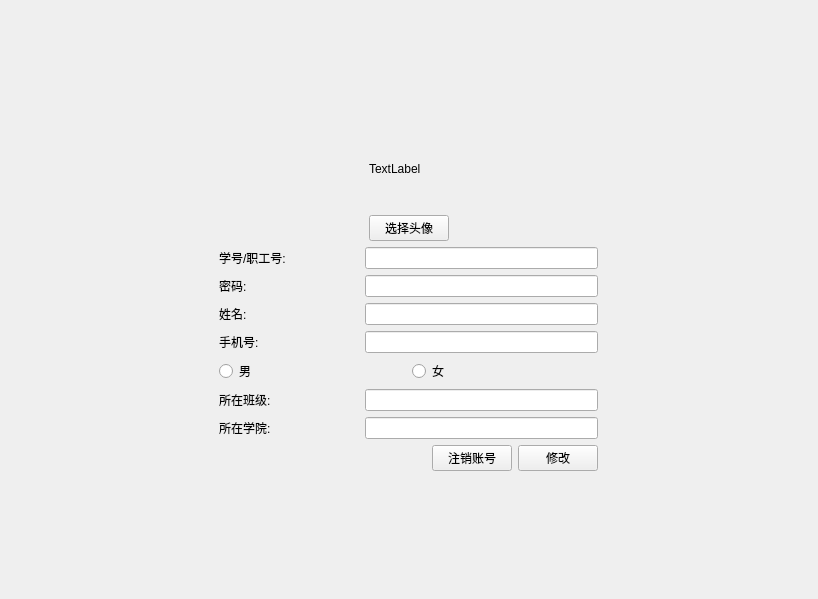
<?xml version="1.0" encoding="UTF-8"?>
<ui version="4.0">
 <class>ReaderPerson</class>
 <widget class="QWidget" name="ReaderPerson">
  <property name="geometry">
   <rect>
    <x>0</x>
    <y>0</y>
    <width>818</width>
    <height>599</height>
   </rect>
  </property>
  <property name="windowTitle">
   <string>Form</string>
  </property>
  <layout class="QGridLayout" name="gridLayout_9">
   <item row="0" column="1">
    <spacer name="verticalSpacer_3">
     <property name="orientation">
      <enum>Qt::Vertical</enum>
     </property>
     <property name="sizeHint" stdset="0">
      <size>
       <width>17</width>
       <height>91</height>
      </size>
     </property>
    </spacer>
   </item>
   <item row="1" column="0">
    <spacer name="horizontalSpacer_3">
     <property name="orientation">
      <enum>Qt::Horizontal</enum>
     </property>
     <property name="sizeHint" stdset="0">
      <size>
       <width>201</width>
       <height>20</height>
      </size>
     </property>
    </spacer>
   </item>
   <item row="1" column="1" rowspan="2" colspan="2">
    <widget class="QWidget" name="w_1" native="true">
     <property name="maximumSize">
      <size>
       <width>400</width>
       <height>16777215</height>
      </size>
     </property>
     <layout class="QGridLayout" name="gridLayout_10">
      <item row="7" column="0" colspan="2">
       <layout class="QGridLayout" name="gridLayout_6">
        <item row="0" column="0">
         <widget class="QLabel" name="label_6">
          <property name="minimumSize">
           <size>
            <width>140</width>
            <height>0</height>
           </size>
          </property>
          <property name="maximumSize">
           <size>
            <width>140</width>
            <height>16777215</height>
           </size>
          </property>
          <property name="text">
           <string>所在学院:</string>
          </property>
         </widget>
        </item>
        <item row="0" column="1">
         <widget class="QLineEdit" name="le_readerCollege">
          <property name="sizePolicy">
           <sizepolicy hsizetype="Preferred" vsizetype="Fixed">
            <horstretch>0</horstretch>
            <verstretch>0</verstretch>
           </sizepolicy>
          </property>
         </widget>
        </item>
       </layout>
      </item>
      <item row="4" column="0" colspan="2">
       <layout class="QGridLayout" name="gridLayout_4">
        <item row="0" column="0">
         <widget class="QLabel" name="label_4">
          <property name="minimumSize">
           <size>
            <width>140</width>
            <height>0</height>
           </size>
          </property>
          <property name="maximumSize">
           <size>
            <width>140</width>
            <height>16777215</height>
           </size>
          </property>
          <property name="text">
           <string>手机号:</string>
          </property>
         </widget>
        </item>
        <item row="0" column="1">
         <widget class="QLineEdit" name="le_readerPhone">
          <property name="sizePolicy">
           <sizepolicy hsizetype="Preferred" vsizetype="Fixed">
            <horstretch>0</horstretch>
            <verstretch>0</verstretch>
           </sizepolicy>
          </property>
         </widget>
        </item>
       </layout>
      </item>
      <item row="2" column="0" colspan="2">
       <layout class="QGridLayout" name="gridLayout_2">
        <item row="0" column="0">
         <widget class="QLabel" name="label_2">
          <property name="minimumSize">
           <size>
            <width>140</width>
            <height>0</height>
           </size>
          </property>
          <property name="maximumSize">
           <size>
            <width>140</width>
            <height>16777215</height>
           </size>
          </property>
          <property name="text">
           <string>密码:</string>
          </property>
         </widget>
        </item>
        <item row="0" column="1">
         <widget class="QLineEdit" name="le_readerPwd">
          <property name="sizePolicy">
           <sizepolicy hsizetype="Preferred" vsizetype="Fixed">
            <horstretch>0</horstretch>
            <verstretch>0</verstretch>
           </sizepolicy>
          </property>
         </widget>
        </item>
       </layout>
      </item>
      <item row="1" column="0" colspan="2">
       <layout class="QGridLayout" name="gridLayout">
        <item row="0" column="0">
         <widget class="QLabel" name="label">
          <property name="minimumSize">
           <size>
            <width>140</width>
            <height>0</height>
           </size>
          </property>
          <property name="maximumSize">
           <size>
            <width>140</width>
            <height>16777215</height>
           </size>
          </property>
          <property name="text">
           <string>学号/职工号:</string>
          </property>
         </widget>
        </item>
        <item row="0" column="1">
         <widget class="QLineEdit" name="le_readerID">
          <property name="sizePolicy">
           <sizepolicy hsizetype="Preferred" vsizetype="Fixed">
            <horstretch>0</horstretch>
            <verstretch>0</verstretch>
           </sizepolicy>
          </property>
         </widget>
        </item>
       </layout>
      </item>
      <item row="5" column="0" colspan="2">
       <layout class="QGridLayout" name="gridLayout_8">
        <item row="0" column="0">
         <widget class="QRadioButton" name="rb_man">
          <property name="text">
           <string>男</string>
          </property>
         </widget>
        </item>
        <item row="0" column="1">
         <widget class="QRadioButton" name="rb_women">
          <property name="text">
           <string>女</string>
          </property>
         </widget>
        </item>
       </layout>
      </item>
      <item row="0" column="0" colspan="2">
       <layout class="QGridLayout" name="gridLayout_7">
        <item row="0" column="1">
         <widget class="QLabel" name="l_Touxiang">
          <property name="minimumSize">
           <size>
            <width>80</width>
            <height>80</height>
           </size>
          </property>
          <property name="maximumSize">
           <size>
            <width>80</width>
            <height>80</height>
           </size>
          </property>
          <property name="text">
           <string>TextLabel</string>
          </property>
         </widget>
        </item>
        <item row="1" column="1">
         <widget class="QPushButton" name="pushButton">
          <property name="text">
           <string>选择头像</string>
          </property>
         </widget>
        </item>
        <item row="0" column="0">
         <spacer name="horizontalSpacer">
          <property name="orientation">
           <enum>Qt::Horizontal</enum>
          </property>
          <property name="sizeHint" stdset="0">
           <size>
            <width>40</width>
            <height>20</height>
           </size>
          </property>
         </spacer>
        </item>
        <item row="0" column="2">
         <spacer name="horizontalSpacer_2">
          <property name="orientation">
           <enum>Qt::Horizontal</enum>
          </property>
          <property name="sizeHint" stdset="0">
           <size>
            <width>40</width>
            <height>20</height>
           </size>
          </property>
         </spacer>
        </item>
       </layout>
      </item>
      <item row="6" column="0" colspan="2">
       <layout class="QGridLayout" name="gridLayout_5">
        <item row="0" column="0">
         <widget class="QLabel" name="label_5">
          <property name="minimumSize">
           <size>
            <width>140</width>
            <height>0</height>
           </size>
          </property>
          <property name="maximumSize">
           <size>
            <width>140</width>
            <height>16777215</height>
           </size>
          </property>
          <property name="text">
           <string>所在班级:</string>
          </property>
         </widget>
        </item>
        <item row="0" column="1">
         <widget class="QLineEdit" name="le_readerClassID">
          <property name="sizePolicy">
           <sizepolicy hsizetype="Preferred" vsizetype="Fixed">
            <horstretch>0</horstretch>
            <verstretch>0</verstretch>
           </sizepolicy>
          </property>
         </widget>
        </item>
       </layout>
      </item>
      <item row="8" column="1">
       <layout class="QGridLayout" name="gridLayout_14">
        <item row="0" column="2">
         <widget class="QPushButton" name="pb_Regis">
          <property name="text">
           <string>修改</string>
          </property>
         </widget>
        </item>
        <item row="0" column="0">
         <spacer name="horizontalSpacer_5">
          <property name="orientation">
           <enum>Qt::Horizontal</enum>
          </property>
          <property name="sizeHint" stdset="0">
           <size>
            <width>220</width>
            <height>20</height>
           </size>
          </property>
         </spacer>
        </item>
        <item row="0" column="1">
         <widget class="QPushButton" name="pb_Del">
          <property name="text">
           <string>注销账号</string>
          </property>
         </widget>
        </item>
       </layout>
      </item>
      <item row="3" column="0" colspan="2">
       <layout class="QGridLayout" name="gridLayout_3">
        <item row="0" column="0">
         <widget class="QLabel" name="label_3">
          <property name="minimumSize">
           <size>
            <width>140</width>
            <height>0</height>
           </size>
          </property>
          <property name="maximumSize">
           <size>
            <width>140</width>
            <height>16777215</height>
           </size>
          </property>
          <property name="text">
           <string>姓名:</string>
          </property>
         </widget>
        </item>
        <item row="0" column="1">
         <widget class="QLineEdit" name="le_readerName">
          <property name="sizePolicy">
           <sizepolicy hsizetype="Preferred" vsizetype="Fixed">
            <horstretch>0</horstretch>
            <verstretch>0</verstretch>
           </sizepolicy>
          </property>
         </widget>
        </item>
       </layout>
      </item>
     </layout>
    </widget>
   </item>
   <item row="2" column="3">
    <spacer name="horizontalSpacer_4">
     <property name="orientation">
      <enum>Qt::Horizontal</enum>
     </property>
     <property name="sizeHint" stdset="0">
      <size>
       <width>202</width>
       <height>20</height>
      </size>
     </property>
    </spacer>
   </item>
   <item row="3" column="2">
    <spacer name="verticalSpacer_2">
     <property name="orientation">
      <enum>Qt::Vertical</enum>
     </property>
     <property name="sizeHint" stdset="0">
      <size>
       <width>17</width>
       <height>91</height>
      </size>
     </property>
    </spacer>
   </item>
  </layout>
 </widget>
 <resources/>
 <connections/>
</ui>
